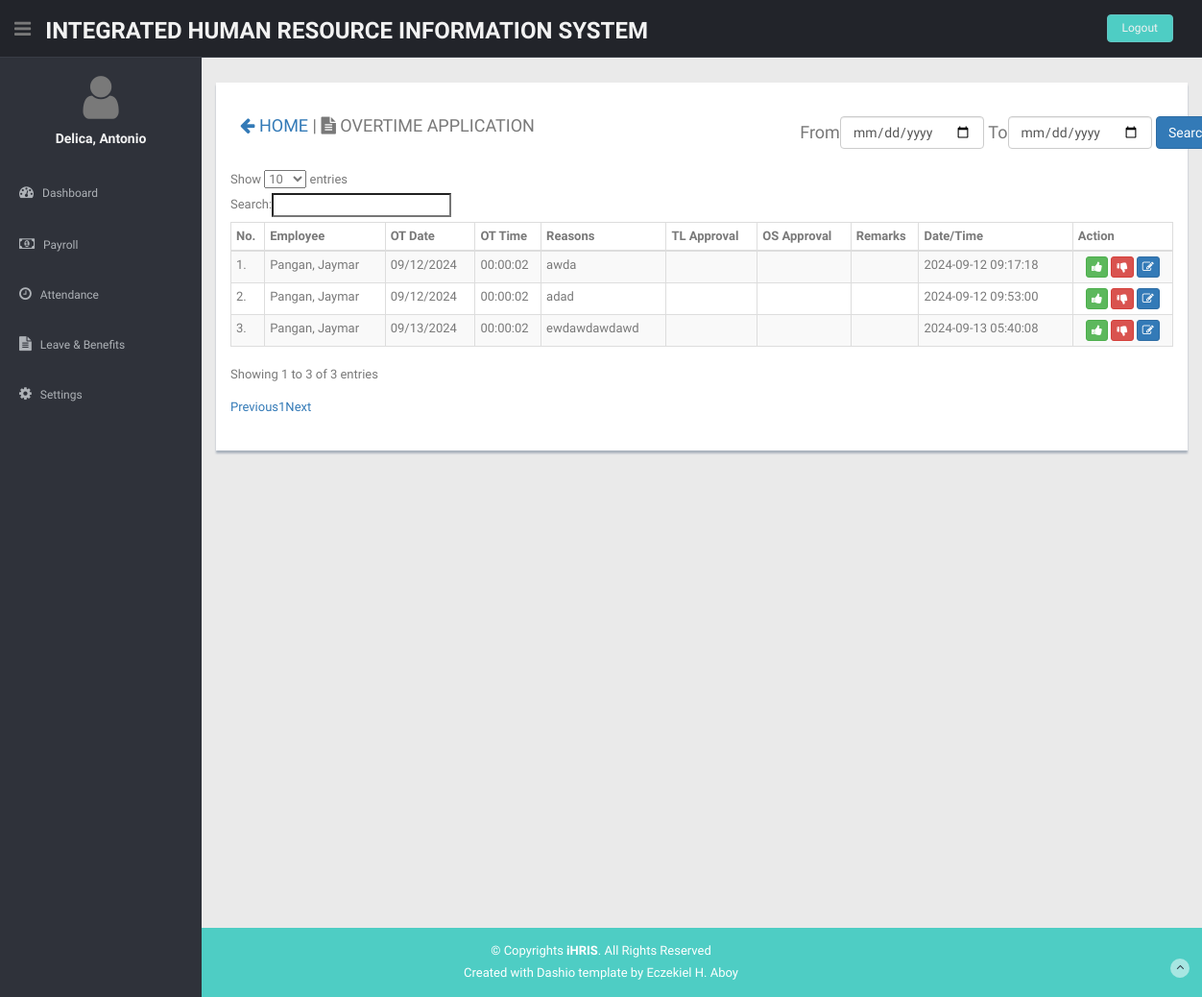
Screenshot of /accounting/index.php?overtimeapplication (signed in) with the database file from the repository.
### tables this page shows
CREATE TABLE `employee_profile` (
  `id` int(100) NOT NULL,
  `idno` varchar(100) DEFAULT NULL,
  `lastname` varchar(100) DEFAULT NULL,
  `firstname` varchar(100) DEFAULT NULL,
  `middlename` varchar(100) DEFAULT NULL,
  `suffix` varchar(50) DEFAULT NULL,
  `nickname` varchar(100) DEFAULT NULL,
  `birthdate` date DEFAULT NULL,
  `civilstatus` varchar(100) DEFAULT NULL,
  `sex` varchar(100) DEFAULT NULL,
  `eligibility` varchar(100) DEFAULT NULL,
  `address` text DEFAULT NULL,
  `addedby` varchar(100) DEFAULT NULL,
  `addeddatetime` datetime DEFAULT NULL,
  `updatedby` varchar(100) DEFAULT NULL,
  `updateddatetime` datetime DEFAULT NULL
);

CREATE TABLE `overtime_application` (
  `id` int(45) NOT NULL,
  `idno` varchar(100) DEFAULT NULL,
  `otdate` date DEFAULT NULL,
  `ottime` time DEFAULT NULL,
  `reasons` text DEFAULT NULL,
  `app_status` varchar(100) DEFAULT NULL,
  `datearray` date DEFAULT NULL,
  `timearray` time DEFAULT NULL
);

### accounting/overtimeapplication.php (the view, shortened to what this page needs)
<div class="col-lg-12">
  <div class="content-panel">
    <div class="panel-heading">
    <h4><a href="?main"><i class="fa fa-arrow-left"></i> HOME</a> | <i class="fa fa-file-text"></i> OVERTIME APPLICATION
    <div style="float:right; width:40%">
      <form method="GET">
          <table border="0" width="100%" cellspacing="1" cellpadding="1">
              <tr>
                  <td>From</td>
                  <td><input type="date" name="startdate" class="form-control"></td>
                  <td>&nbsp;To</td>
                  <td><input type="date" name="enddate" class="form-control"></td>
                  <td>&nbsp;<input type="submit" name="submit" value="Search" class="btn btn-primary"></td>
              </tr>
          </table>
      </form>
    </div>
  </h4>
  </div>
    <div class="panel-body">
      <table class="table table-bordered table-striped table-condensed" id="hidden-table-info">
        <thead>
          <tr>
            <th width="3%">No.</th>
            <th>Employee</th>
            <th>OT Date</th>
            <th>OT Time</th>
            <th>Reasons</th>
            <th>TL Approval</th>
            <th>OS Approval</th>
            <th>Remarks</th>
            <th>Date/Time</th>
            <th>Action</th>
          </tr>
        </thead>
        <tbody>
          <?php
          $x=1;
          if(isset($_GET['submit'])){
              $startdate=$_GET['startdate'];
              $enddate=$_GET['enddate'];
              $sqlEmployee=mysqli_query($con,"SELECT ot.*,ot.id as otid,ep.*,ed.* FROM overtime_application ot INNER JOIN employee_profile ep ON ep.idno=ot.idno INNER JOIN employee_details ed ON ed.idno=ep.idno WHERE ot.otdate BETWEEN '$startdate' AND '$enddate'  ORDER BY ot.datearray ASC");
          }else{
              $sqlEmployee=mysqli_query($con,"SELECT ot.*,ot.id as otid,ep.*,ed.* FROM overtime_application ot INNER JOIN employee_profile ep ON ep.idno=ot.idno INNER JOIN employee_details ed ON ed.idno=ep.idno WHERE YEAR(ot.otdate)='".date('Y')."' ORDER BY ot.datearray ASC");
          }
            if(mysqli_num_rows($sqlEmployee)>0){
              while($company=mysqli_fetch_array($sqlEmployee)){
                echo "<tr>";
                  echo "<td>$x.</td>";
                  echo "<td>$company[lastname], $company[firstname]</td>";
                  echo "<td>".date('m/d/Y',strtotime($company['otdate']))."</td>";
                  echo "<td>$company[ottime]</td>";
                  echo "<td align='left'>$company[reasons]</td>";
                  echo "<td align='left'>$company[tlapproval]</td>";
                  echo "<td align='left'>$company[osapproval]</td>";
                  echo "<td align='left'>$company[remarks]</td>";
                  echo "<td align='left'>$company[datearray] $company[timearray]</td>";
                  ?>
                  <td align="center">
                    <a href="?overtimeapplication&id=<?=$company['otid'];?>&approved" class="btn btn-success btn-xs" title="Approved" onclick="return confirm('Do you wish to sign approve this overtime application?');return false;"><i class='fa fa-thumbs-up'></i></a>
                    <a href="?overtimeapplication&id=<?=$company['otid'];?>&disapproved" class="btn btn-danger btn-xs" title="Disapproved" onclick="return confirm('Do you wish to disapprove this overtime application?');return false;"><i class='fa fa-thumbs-down'></i></a>
                    <a href="?overtimeapplication&addremarks&id=<?=$company['otid'];?>&remarks=<?=$company['remarks'];?>" class="btn btn-primary btn-xs" title="Remarks"><i class='fa fa-edit'></i></a>
                  </td>
                  <?php
                echo "</tr>";
                $x++;
                  }
            }else{
              echo "<tr><td colspan='10' align='center'>No record found!</td></tr>";
            }
          ?>
        </tbody>
      </table>
      </div>
  </div>
</div>

### accounting/index.php (shortened to what this page needs)
<?php
  include('../config.php');
  if($_SESSION['fullname']==""){
    $sqlEmployee=mysqli_query($con,"SELECT lastname,firstname FROM employee_profile WHERE idno='$_SESSION[idno]'");
    if(mysqli_num_rows($sqlEmployee)>0){
      $name=mysqli_fetch_array($sqlEmployee);
      $fullname=$name['lastname'].", ".$name['firstname'];
    }else{
      $fullname="";
    }
  }else{
    $fullname=$_SESSION['fullname'];
  }
?>
<!DOCTYPE html>
<html lang="en">
<head>
  <link href="lib/bootstrap/css/bootstrap.min.css" rel="stylesheet">
  <link href="lib/font-awesome/css/font-awesome.css" rel="stylesheet" />
  <link rel="stylesheet" type="text/css" href="css/zabuto_calendar.css">
  <link rel="stylesheet" type="text/css" href="lib/gritter/css/jquery.gritter.css" />
  <link href="css/style.css" rel="stylesheet">
  <link href="css/style-responsive.css" rel="stylesheet">
</head>
<body>
  <section id="container">
    <header class="header black-bg">
      <div class="sidebar-toggle-box">
        <div class="fa fa-bars tooltips" data-placement="right" data-original-title="Toggle Navigation"></div>
      </div>
      <a href="index.html" class="logo"><b>Integrated Human Resource Information System</b></a>
      <div class="top-menu">
        <ul class="nav pull-right top-menu">
          <li><a class="logout" href="../logout.php" onclick="return confirm('Do you wish to logout?');return false;">Logout</a></li>
        </ul>
      </div>
    </header>
    <aside>
      <div id="sidebar" class="nav-collapse ">
        <ul class="sidebar-menu" id="nav-accordion">
          <p class="centered"><i class="fa fa-user fa-4x"></i></p>
          <h5 class="centered"><?=$fullname;?></h5>
          <li class="mt">
            <a href="?main">
              <i class="fa fa-dashboard"></i>
              <span>Dashboard</span>
              </a>
          </li>
          <li class="sub-menu">
            <a href="javascript:;">
              <i class=" fa fa-money"></i>
              <span>Payroll</span>
              </a>
          </li>
          <li class="sub-menu">
            <a href="javascript:;">
              <i class=" fa fa-clock-o"></i>
              <span>Attendance</span>
              </a>
          </li>
          <li class="sub-menu">
            <a href="javascript:;">
              <i class=" fa fa-file-text"></i>
              <span>Leave & Benefits</span>
              </a>
          </li>
          <li class="sub-menu">
            <a href="javascript:;">
              <i class=" fa fa-gear"></i>
              <span>Settings</span>
              </a>
          </li>
        </ul>
      </div>
    </aside>
    <section id="main-content">
      <section class="wrapper site-min-height">
        <div class="row">
          <div class="col-lg-12">
          </div>
        </div>
        <div class="row mt">
          <?php
            if(isset($_GET['overtimeapplication'])){include('overtimeapplication.php');}
          ?>
        </div>
      </section>
    </section>
    <footer class="site-footer fixed">
      <div class="text-center">
        <p>
          &copy; Copyrights <strong>iHRIS</strong>. All Rights Reserved
        </p>
        <div class="credits">
          Created with Dashio template by <a href="#">Eczekiel H. Aboy</a>
        </div>
        <a href="index.html#" class="go-top">
          <i class="fa fa-angle-up"></i>
          </a>
      </div>
    </footer>
  </section>
</body>
</html>

### accounting/css/style.css (style rules this page uses)
body { color: #797979; background: #eaeaea; font-family: 'Ruda', sans-serif; padding: 0px !important; margin: 0px !important; font-size:13px; }
ul li { list-style: none; }
a, a:hover, a:focus { text-decoration: none; outline: none; }
#container { width: 100%; height: 100%; }
.centered { text-align: center; }
.mt { margin-top: 25px; }
ul.top-menu > li > .logout { color: #f2f2f2; font-size: 12px; border-radius: 4px; -webkit-border-radius: 4px; border: 1px solid #64c3c2 !important; padding: 5px 15px; margin-right: 15px; background: #4ECDC4; margin-top: 15px; }
#sidebar { width: 210px; height: 100%; position: fixed; background: #2f323a; }
#sidebar h5 { color: #f2f2f2; font-weight: 700; }
#sidebar ul li { position: relative; }
ul.sidebar-menu , ul.sidebar-menu li ul.sub { margin: -2px 0 0; padding: 0; }
ul.sidebar-menu { margin-top: 75px; }
ul.sidebar-menu li { margin-bottom: 5px; margin-left:10px; margin-right:10px; }
ul.sidebar-menu li.sub-menu { line-height: 15px; }
ul.sidebar-menu li a span { display: inline-block; }
ul.sidebar-menu li a { color: #aeb2b7; text-decoration: none; display: block; padding: 15px 0 15px 10px; font-size: 12px; outline: none; -webkit-transition: all 0.3s ease; -moz-transition: all 0.3s ease; -o-transition: all 0.3s ease; -ms-transition: all 0.3s ease; transition: all 0.3s ease; }
ul.sidebar-menu li a i { font-size: 15px; padding-right: 6px; }
#main-content { margin-left: 210px; }
.header, .footer { min-height: 60px; padding: 0 15px; }
.header { position: fixed; left: 0; right: 0; z-index: 1002; }
.black-bg { background: #22242a; border-bottom: 1px solid #393d46; }
.wrapper { display: inline-block; margin-top: 60px; padding-left: 15px; padding-right: 15px; padding-bottom: 15px; padding-top: 0px; width: 100%; }
a.logo { font-size: 24px; color: #f2f2f2; float: left; margin-top: 15px; text-transform: uppercase; }
a.logo b { font-weight: 900; }
#top_menu .nav > li, ul.top-menu > li { float: left; }
ul.top-menu > li > a { color: #666666; font-size: 16px; border-radius: 4px; -webkit-border-radius: 4px; border:1px solid #666666 !important; padding: 2px 6px; margin-right: 15px; }
.sidebar-toggle-box { float: left; padding-right: 15px; margin-top: 20px; }
.sidebar-toggle-box .fa-bars { cursor: pointer; display: inline-block; font-size: 20px; }
.content-panel { background: #ffffff; box-shadow: 0px 3px 2px #aab2bd; padding-top: 15px; padding-bottom: 5px; }
.content-panel h4 { margin-left: 10px; }
.site-footer { background: #4ECDC4; color: #fff; padding: 15px 0; }
.site-footer p { margin-bottom: 5px; }
.credits, .credits a { color: #fff; }
.go-top { margin-right: 1%; margin-top: -25px; float: right; background: rgba(255,255,255,.5); width: 20px; height: 20px; border-radius: 50%; -webkit-border-radius: 50%; }
.go-top i { color: #2A3542; }
.site-min-height { min-height: 900px; }

### rows the page displays
employee_profile: fullname "Delica, Antonio"
overtime_application: employee_profile.lastname "Pangan", employee_profile.firstname "Jaymar", otdate "09/12/2024", ottime "00:00:02", reasons "awda", datearray "2024-09-12", timearray "09:17:18"
overtime_application: employee_profile.lastname "Pangan", employee_profile.firstname "Jaymar", otdate "09/12/2024", ottime "00:00:02", reasons "adad", datearray "2024-09-12", timearray "09:53:00"
overtime_application: employee_profile.lastname "Pangan", employee_profile.firstname "Jaymar", otdate "09/13/2024", ottime "00:00:02", reasons "ewdawdawdawd", datearray "2024-09-13", timearray "05:40:08"
